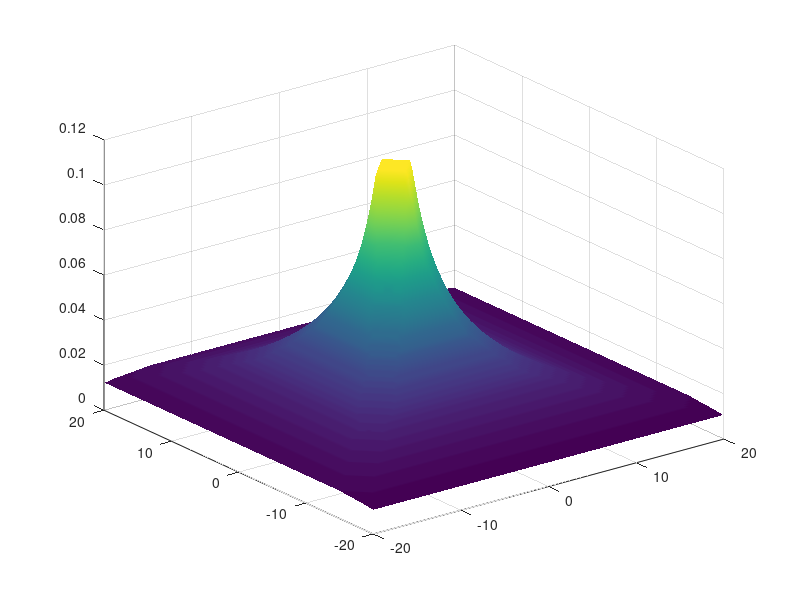

MATLAB code for this plot:
%% funnel potential 
clear all; clc; close all

theta = pi/4;

R = [cos(theta), -sin(theta); sin(theta), cos(theta)];

H1 = R.'*[1,0;0,0]*R;
F1 = [1;0];


u = @(H,F,x,y,x0,y0) (x-x0).*(H(1,1).*(x-x0) + H(2,1).*(y-y0)) + (y-y0).*(H(1,2).*(x-x0) + H(2,2).*(y-y0)) ... 
    + F(1).*(x-x0) + F(2).*(y-y0);


[X,Y] = meshgrid(-10:0.5:10,-10:0.5:10);


Z = u(H1,F1,X,Y,0,0);

surf(X,Y,Z)
xlabel('x')
ylabel('y')


%% pointwise repulsive potential function
% Abbas, M.A., Milman, R. and Eklund, J.M., 2017. Obstacle avoidance in 
% real time with nonlinear model predictive control of autonomous vehicles. 
% Canadian journal of electrical and computer engineering, 40(1), pp.12-22.
clear all; clc; close all


epsilon = 1;

u = @(x,y,x0,y0) ((x-x0).^2 + (y-y0).^2 + epsilon).^(-1);


[X,Y] = meshgrid(-10:0.3:10,-10:0.3:10);
Z = u(X,Y,3,3);


surf(X,Y,Z)
xlabel('x')
ylabel('y')
title('pointwise repulsive potential function')


%% 2D sigmoid test
% Benavente, R., Vanrell, M. and Baldrich, R., 2008. Parametric fuzzy sets 
% for automatic color naming. JOSA A, 25(10), pp.2582-2593.


clear all; clc

phi = 0;
tx = 0;
ty = 0;
e_x = 5;
e_y = 200;
beta_e = 6;


U = @(x,y, tx, ty, phi, beta_e, e_x, e_y) ...
    1-(1 + exp( -beta_e*( ...
    (x*cos(phi) - tx*cos(phi) + ty*sin(phi) - y*sin(phi)).^2/e_x + ... 
    (y*cos(phi) - ty*cos(phi) - tx*sin(phi) + x*sin(phi)).^2/e_y - 1))).^(-1);

[X,Y] = meshgrid(-20:0.3:20,-20:0.3:20);

Z = U(X,Y,tx, ty, phi, beta_e, e_x, e_y);

surf(X,Y,Z)
shading interp


%%
% Hwang, Y.K. and Ahuja, N., 1992. A potential field approach to path 
% planning. IEEE Transactions on Robotics and Automation, 8(1), pp.23-32.

clear all; clc


[X,Y] = meshgrid(-20:0.3:20,-20:0.3:20);


xp = 0;
yp = 1;
xq = 1;
yq = 2;
g1 = (yq-yp)*X-(xq-xp)*Y+xq*yp-yq*xp;

xp = 2;
yp = 3;
xq = 3;
yq = 2;
g2 = (yq-yp)*X-(xq-xp)*Y+xq*yp-yq*xp;

xp = 0;
yp = 1;
xq = -1;
yq = 2;
g3 = (yq-yp)*X-(xq-xp)*Y+xq*yp-yq*xp;

xp = -2;
yp = 3;
xq = -3;
yq = 2;
g4 = (yq-yp)*X-(xq-xp)*Y+xq*yp-yq*xp;

f = g1+abs(g1) + g2+abs(g2) + g3+abs(g3) + g4+abs(g4);

p = (1 + f).^(-1);


surf(X,Y,p)
shading interp